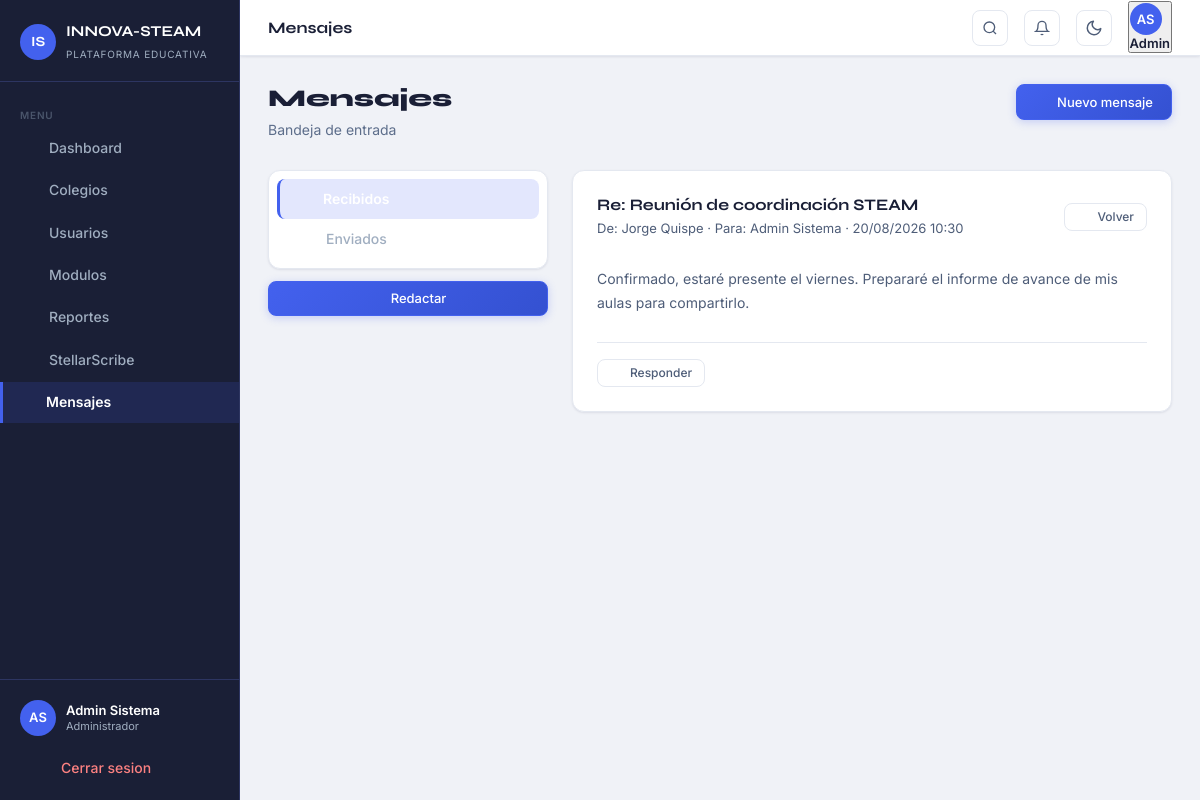
Screenshot of /mensajes/index.php?tab=recibidos&id=7 (signed in) with the database file from the repository.
### tables this page shows
CREATE TABLE IF NOT EXISTS mensajes (
  id              INT UNSIGNED AUTO_INCREMENT PRIMARY KEY,
  remitente_id    INT UNSIGNED NOT NULL,
  destinatario_id INT UNSIGNED NOT NULL,
  asunto          VARCHAR(300) NOT NULL,
  cuerpo          TEXT NOT NULL,
  leido           TINYINT(1) NOT NULL DEFAULT 0,
  archivado_rem   TINYINT(1) NOT NULL DEFAULT 0,
  archivado_dest  TINYINT(1) NOT NULL DEFAULT 0,
  created_at      TIMESTAMP NOT NULL DEFAULT CURRENT_TIMESTAMP,
  INDEX idx_dest  (destinatario_id, leido),
  INDEX idx_remit (remitente_id),
  CONSTRAINT fk_msg_rem  FOREIGN KEY (remitente_id)    REFERENCES usuarios(id) ON DELETE CASCADE,
  CONSTRAINT fk_msg_dest FOREIGN KEY (destinatario_id) REFERENCES usuarios(id) ON DELETE CASCADE
);

CREATE TABLE usuarios (
  id              INT UNSIGNED AUTO_INCREMENT PRIMARY KEY,
  nombre          VARCHAR(100) NOT NULL,
  apellido        VARCHAR(100) NOT NULL,
  email           VARCHAR(180) UNIQUE,
  codigo_acceso   VARCHAR(30)  UNIQUE,
  password_hash   VARCHAR(255) NOT NULL,
  rol             ENUM('admin','admin_colegio','docente','practicante','estudiante') NOT NULL,
  colegio_id      INT UNSIGNED,
  universidad     VARCHAR(200),
  telefono_tutor  VARCHAR(30),
  activo          TINYINT(1)   NOT NULL DEFAULT 1,
  created_at      TIMESTAMP    NOT NULL DEFAULT CURRENT_TIMESTAMP,
  CONSTRAINT fk_usuarios_colegio FOREIGN KEY (colegio_id) REFERENCES colegios(id) ON DELETE SET NULL
);

### includes/config.php (called while the page is built, shortened)
<?php
function currentUser(): array
{
    return $_SESSION['usuario'] ?? [];
}
function currentRole(): string
{
    return $_SESSION['rol'] ?? '';
}
function currentUserId(): int
{
    return (int)($_SESSION['user_id'] ?? 0);
}
function sanitize(string $val): string
{
    return htmlspecialchars(trim($val), ENT_QUOTES, 'UTF-8');
}

### mensajes/index.php (the view, shortened to what this page needs)
<?php
require_once __DIR__ . '/../includes/config.php';
$uid  = currentUserId();
$pdo  = getDB();
$tableOk = false;
try { $pdo->query('SELECT 1 FROM mensajes LIMIT 1'); $tableOk = true; }
catch (\PDOException $e) {}
$tab      = $_GET['tab'] ?? 'recibidos';
if ($tableOk) {
    $open = (int)($_GET['id'] ?? 0);
    if ($open > 0) {
        $pdo->prepare('UPDATE mensajes SET leido=1 WHERE id=? AND destinatario_id=?')->execute([$open, $uid]);
    }
    $detalle = null;
    if ($open > 0) {
        $stmtD = $pdo->prepare("
            SELECT m.*,
                   ur.nombre AS rem_nombre, ur.apellido AS rem_apellido,
                   ud.nombre AS dest_nombre, ud.apellido AS dest_apellido
            FROM mensajes m
            JOIN usuarios ur ON ur.id = m.remitente_id
            JOIN usuarios ud ON ud.id = m.destinatario_id
            WHERE m.id=? AND (m.remitente_id=? OR m.destinatario_id=?)
        ");
        $stmtD->execute([$open, $uid, $uid]);
        $detalle = $stmtD->fetch();
    }
}
$unread = 0;
if ($tableOk) {
    $stmtU = $pdo->prepare('SELECT COUNT(*) FROM mensajes WHERE destinatario_id=? AND leido=0 AND archivado_dest=0');
    $stmtU->execute([$uid]);
    $unread = (int)$stmtU->fetchColumn();
}
$pageTitle = 'Mensajes';
$activeNav = 'mensajes';
require_once __DIR__ . '/../includes/header.php';
?>
<div class="page-action-header">
  <div>
    <h1 class="page-title">Mensajes</h1>
    <p class="page-subtitle"><?= $unread > 0 ? "$unread sin leer" : 'Bandeja de entrada' ?></p>
  </div>
  <a href="<?= BASE_URL ?>/mensajes/nuevo.php" class="btn btn-primary">
    <i data-lucide="pencil" style="width:16px;height:16px"></i>
    Nuevo mensaje
  </a>
</div>
<?php if (!$tableOk): ?>
<div class="alert alert-warning">
  La tabla de mensajes aún no existe. Ejecuta la migración SQL:<br>
  <code style="font-size:12px">mysql -u root innovasteam &lt; migrations/001_notificaciones_mensajes.sql</code>
</div>
<?php else: ?>
<div class="sidebar-layout">
  <div>
    <div class="card" style="padding:8px">
      <a href="?tab=recibidos" class="nav-item <?= $tab === 'recibidos' ? 'active' : '' ?>" style="border-radius:8px">
        <i data-lucide="inbox" style="width:16px;height:16px"></i>
        <span>Recibidos</span>
      </a>
      <a href="?tab=enviados" class="nav-item <?= $tab === 'enviados' ? 'active' : '' ?>" style="border-radius:8px">
        <i data-lucide="send" style="width:16px;height:16px"></i>
        <span>Enviados</span>
      </a>
    </div>
    <a href="<?= BASE_URL ?>/mensajes/nuevo.php" class="btn btn-primary btn-block mt-12" style="justify-content:center">
      <i data-lucide="pencil" style="width:15px;height:15px"></i>
      Redactar
    </a>
  </div>
  <div>
    <?php if (isset($detalle) && $detalle): ?>
    <div class="card mb-16">
      <div class="card-header">
        <div>
          <h2 class="card-title"><?= sanitize($detalle['asunto']) ?></h2>
          <p class="card-subtitle">
            De: <?= sanitize($detalle['rem_nombre'] . ' ' . $detalle['rem_apellido']) ?>
            · Para: <?= sanitize($detalle['dest_nombre'] . ' ' . $detalle['dest_apellido']) ?>
            · <?= date('d/m/Y H:i', strtotime($detalle['created_at'])) ?>
          </p>
        </div>
        <a href="?tab=<?= $tab ?>" class="btn btn-ghost btn-sm">
          <i data-lucide="arrow-left" style="width:14px;height:14px"></i>
          Volver
        </a>
      </div>
      <div style="padding:8px 0;font-size:14px;color:var(--text-secondary);line-height:1.7;white-space:pre-wrap"><?= nl2br(sanitize($detalle['cuerpo'])) ?></div>
      <?php if ($detalle['destinatario_id'] == $uid): ?>
      <div style="margin-top:20px;padding-top:16px;border-top:1px solid var(--bg-border)">
        <a href="<?= BASE_URL ?>/mensajes/nuevo.php?reply=<?= (int)$detalle['id'] ?>" class="btn btn-ghost btn-sm">
          <i data-lucide="reply" style="width:14px;height:14px"></i>
          Responder
        </a>
      </div>
      <?php endif; ?>
    </div>
    <?php endif; ?>
  </div>
</div>
<?php endif; ?>
<?php require_once __DIR__ . '/../includes/footer.php'; ?>

### includes/header.php (shortened to what this page needs)
<?php
$user     = currentUser();
$rol      = currentRole();
$initials = strtoupper(substr($user['nombre'] ?? 'U', 0, 1) . substr($user['apellido'] ?? '', 0, 1));
$rolLabel = match ($rol) {
    'admin'         => 'Administrador',
    'admin_colegio' => 'Director',
    'docente'       => 'Docente',
    'practicante'   => 'Practicante',
    'estudiante'    => 'Estudiante',
    'apoderado'     => 'Apoderado',
    default         => ucfirst($rol),
};
?>
<!DOCTYPE html>
<html lang="es">
<head>
  <link rel="stylesheet" href="<?= BASE_URL ?>/assets/css/stellar.css"/>
  <link rel="stylesheet" href="<?= BASE_URL ?>/assets/css/sidebar.css"/>
  <link rel="stylesheet" href="<?= BASE_URL ?>/assets/css/motion.css"/>
</head>
<body>
<div class="layout">
  <aside class="sidebar" id="sidebar">
    <div class="sidebar-brand">
      <div class="brand-mark">IS</div>
      <div class="brand-text">
        <span class="brand-name">INNOVA-STEAM</span>
        <span class="brand-sub">Plataforma Educativa</span>
      </div>
    </div>
    <nav class="sidebar-nav">
      <span class="nav-section-label">Menu</span>
      <?php foreach ($navItems as $item): ?>
      <a href="<?= $item['href'] ?>"
         class="nav-item <?= $activeNav === $item['key'] ? 'active' : '' ?>">
        <i data-lucide="<?= $item['icon'] ?>"></i>
        <span><?= $item['label'] ?></span>
      </a>
      <?php endforeach; ?>
    </nav>
    <div class="sidebar-footer">
      <div class="sidebar-user">
        <div class="user-avatar"><?= $initials ?></div>
        <div class="user-info">
          <p class="user-name"><?= sanitize(trim(($user['nombre'] ?? '') . ' ' . ($user['apellido'] ?? ''))) ?></p>
          <p class="user-role"><?= $rolLabel ?></p>
        </div>
      </div>
      <a href="<?= BASE_URL ?>/logout.php" class="nav-item nav-item-danger">
        <i data-lucide="log-out"></i>
        <span>Cerrar sesion</span>
      </a>
    </div>
  </aside>
  <div class="main-content" id="main-content">
    <header class="topbar" x-data="{ userOpen: false, notifOpen: false, notifCount: 0, notifs: [] }"
            x-init="
              fetch('<?= BASE_URL ?>/api/notificaciones.php?action=list')
                .then(r=>r.json()).then(d=>{notifCount=d.unread||0;notifs=d.items||[]})
                .catch(()=>{});
            ">
      <h1 class="topbar-title"><?= sanitize($pageTitle) ?></h1>
      <button onclick="openSearch()" class="topbar-icon-btn" title="Buscar (Ctrl+K)" aria-label="Buscar" style="margin-left:auto">
        <svg xmlns="http://www.w3.org/2000/svg" width="16" height="16" viewBox="0 0 24 24" fill="none" stroke="currentColor" stroke-width="2"><circle cx="11" cy="11" r="8"/><line x1="21" y1="21" x2="16.65" y2="16.65"/></svg>
      </button>
      <div style="position:relative" x-data>
        <button @click="notifOpen = !notifOpen" @click.away="notifOpen = false"
                class="topbar-icon-btn" title="Notificaciones" aria-label="Notificaciones" style="position:relative">
          <svg xmlns="http://www.w3.org/2000/svg" width="16" height="16" viewBox="0 0 24 24" fill="none" stroke="currentColor" stroke-width="2"><path d="M18 8A6 6 0 0 0 6 8c0 7-3 9-3 9h18s-3-2-3-9"/><path d="M13.73 21a2 2 0 0 1-3.46 0"/></svg>
        </button>
      </div>
      <button id="theme-toggle" onclick="toggleTheme()" class="topbar-icon-btn" title="Modo oscuro/claro" aria-label="Cambiar tema">
        <svg class="theme-icon-moon" xmlns="http://www.w3.org/2000/svg" width="18" height="18" viewBox="0 0 24 24" fill="none" stroke="currentColor" stroke-width="2" stroke-linecap="round" stroke-linejoin="round"><path d="M21 12.79A9 9 0 1 1 11.21 3 7 7 0 0 0 21 12.79z"/></svg>
      </button>
      <div class="topbar-actions" style="position:relative">
        <button @click="userOpen = !userOpen" @click.away="userOpen = false"
                class="topbar-user-btn" style="display:flex;align-items:center;gap:8px;background:transparent;border:none;cursor:pointer;padding:4px 8px;border-radius:8px;transition:background .15s"
                :style="userOpen ? 'background:var(--bg-hover)' : ''">
          <div class="user-avatar" style="width:32px;height:32px;font-size:13px"><?= $initials ?></div>
          <span style="font-size:13px;font-weight:600;color:var(--text-primary);max-width:120px;white-space:nowrap;overflow:hidden;text-overflow:ellipsis"><?= sanitize($user['nombre'] ?? '') ?></span>
        </button>
      </div>
    </header>
    <main class="page-content" id="contenido" tabindex="-1">

### assets/css/sidebar.css (style rules this page uses)
.layout { min-height: 100vh; }
.sidebar { position: fixed; left: 0; top: 0; bottom: 0; width: var(--sidebar-width); background: var(--sidebar-bg, #1a1f36); border-right: 1px solid var(--sidebar-border, #2d3561); display: flex; flex-direction: column; z-index: 100; overflow-y: auto; transition: transform 0.25s ease; }
.sidebar-brand { padding: 20px 20px 16px; display: flex; align-items: center; gap: 10px; border-bottom: 1px solid var(--sidebar-border, #2d3561); flex-shrink: 0; text-decoration: none; }
.brand-mark { width: 36px; height: 36px; border-radius: 50%; background: var(--accent, #4361ee); color: #ffffff; font-family: 'Syne', sans-serif; font-weight: 700; font-size: 14px; display: flex; align-items: center; justify-content: center; flex-shrink: 0; user-select: none; letter-spacing: -0.01em; }
.brand-name { font-family: 'Syne', sans-serif; font-weight: 700; font-size: 15px; color: #ffffff; line-height: 1.2; }
.brand-sub { font-size: 10px; color: var(--sidebar-text, #a0aec0); text-transform: uppercase; letter-spacing: 0.08em; line-height: 1.4; margin-top: 1px; }
.sidebar-nav { flex: 1; padding: 12px 0; display: flex; flex-direction: column; gap: 2px; }
.nav-section-label { padding: 16px 20px 6px; font-size: 10px; font-weight: 600; color: #4a556b; text-transform: uppercase; letter-spacing: 0.08em; line-height: 1; }
.nav-item { display: flex; align-items: center; gap: 10px; padding: 9px 20px; font-size: 14px; font-weight: 500; color: var(--sidebar-text, #a0aec0); text-decoration: none; cursor: pointer; border: none; border-left: 3px solid transparent; background: transparent; width: 100%; text-align: left; transition: background 0.15s ease, color 0.15s ease, border-left-color 0.15s ease; white-space: nowrap; overflow: hidden; text-overflow: ellipsis; flex-shrink: 0; }
.nav-item i, .nav-item svg, .nav-item .nav-icon { width: 16px; height: 16px; flex-shrink: 0; opacity: 0.8; }
.nav-item.active { background: rgba(67, 97, 238, .15); color: #ffffff; border-left-color: #4361ee; padding-left: 17px; font-weight: 600; }
.nav-item.active i, .nav-item.active svg, .nav-item.active .nav-icon { opacity: 1; }
.nav-item-danger { color: #fc8181; }
.sidebar-footer { padding: 12px; border-top: 1px solid var(--sidebar-border, #2d3561); margin-top: auto; flex-shrink: 0; }
.sidebar-user { display: flex; align-items: center; gap: 10px; padding: 8px 8px 12px; text-decoration: none; cursor: default; }
.sidebar-user .user-avatar { width: 36px; height: 36px; border-radius: 50%; background: var(--accent, #4361ee); color: #ffffff; display: flex; align-items: center; justify-content: center; font-weight: 600; font-size: 13px; flex-shrink: 0; user-select: none; text-transform: uppercase; }
.user-name { font-size: 13px; font-weight: 600; color: #ffffff; max-width: 120px; overflow: hidden; text-overflow: ellipsis; white-space: nowrap; line-height: 1.3; }
.user-role { font-size: 11px; color: var(--sidebar-text, #a0aec0); line-height: 1.3; overflow: hidden; text-overflow: ellipsis; white-space: nowrap; }
.main-content { margin-left: var(--sidebar-width); min-height: 100vh; display: flex; flex-direction: column; background: var(--bg-page, #f0f2f7); min-width: 0; }
.topbar { background: var(--bg-surface); border-bottom: 1px solid var(--bg-border, #e4e8f0); padding: 0 28px; height: 56px; display: flex; align-items: center; gap: 16px; position: sticky; top: 0; z-index: 50; box-shadow: var(--shadow-sm, 0 1px 3px rgba(16,24,64,.06)); flex-shrink: 0; }
.topbar-title { font-family: 'Syne', sans-serif; font-size: 16px; font-weight: 700; color: var(--text-primary, #1a1f36); flex: 1; white-space: nowrap; overflow: hidden; text-overflow: ellipsis; }
.page-content { padding: 28px; flex: 1; max-width: 1200px; }
.topbar-icon-btn { display: flex; align-items: center; justify-content: center; width: 36px; height: 36px; background: transparent; border: 1px solid var(--bg-border, #e4e8f0); border-radius: var(--radius-sm, 8px); color: var(--text-secondary, #4e5d78); cursor: pointer; flex-shrink: 0; transition: background .15s ease, color .15s ease, border-color .15s ease; }

### rows the page displays
mensajes: destinatario.apellido "AS", destinatario.apellido "Admin Sistema", destinatario.nombre "Admin", asunto "Re: Reunión de coordinación STEAM", remitente.apellido "Jorge Quispe", created_at "20/08/2026 10:30", cuerpo "Confirmado, estaré presente el viernes. Prepararé el informe de avance de mis aulas para compartirlo."

### other values shown
$item['label'] "Dashboard"
$item['label'] "Colegios"
$item['label'] "Usuarios"
$item['label'] "Modulos"
$item['label'] "Reportes"
$item['label'] "StellarScribe"
$item['label'] "Mensajes"
$rolLabel "Administrador"
$pageTitle "Mensajes"
